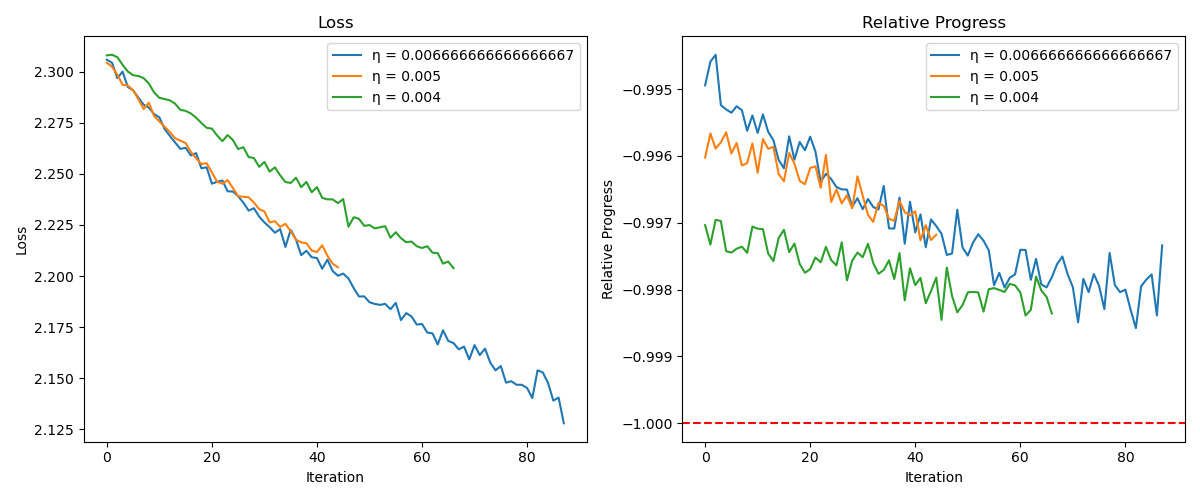

Source code (Python):
import torch
import torch.nn as nn
import torch.optim as optim
import torchvision
import torchvision.transforms as transforms
import matplotlib.pyplot as plt

# Device configuration
device = torch.device('cuda' if torch.cuda.is_available() else 'cpu')

# Hyperparameters
batch_size = 5000  # Full-batch
learning_rates = [2 / 300, 2 / 400, 2 / 500]
num_epochs = 20  # We will stop when accuracy reaches 95%

# CIFAR-10 dataset
transform = transforms.Compose([
    transforms.ToTensor(),
    transforms.Normalize((0.5, 0.5, 0.5), (0.5, 0.5, 0.5))
])

train_dataset = torchvision.datasets.CIFAR10(root='../data', train=True,
                                             transform=transform, download=True)
train_loader = torch.utils.data.DataLoader(dataset=train_dataset,
                                           batch_size=batch_size, shuffle=True)

# Neural Network with Tanh Activations
class TanhNet(nn.Module):
    def __init__(self):
        super(TanhNet, self).__init__()
        self.fc1 = nn.Linear(32*32*3, 200)
        self.fc2 = nn.Linear(200, 200)
        self.fc3 = nn.Linear(200, 10)
        self.tanh = nn.Tanh()

    def forward(self, x):
        x = x.view(x.size(0), -1)
        x = self.tanh(self.fc1(x))
        x = self.tanh(self.fc2(x))
        x = self.fc3(x)
        return x

# Function to calculate relative progress
def calculate_relative_progress(model, images, labels, criterion, learning_rate):
    model.eval()
    outputs = model(images)
    loss = criterion(outputs, labels)
    
    grads = torch.autograd.grad(loss, model.parameters(), create_graph=True)
    grads_flat = torch.cat([grad.view(-1) for grad in grads])
    
    new_model = TanhNet().to(device)
    new_model.load_state_dict(model.state_dict())
    
    with torch.no_grad():
        for param, grad in zip(new_model.parameters(), grads):
            param -= learning_rate * grad
    
    new_outputs = new_model(images)
    new_loss = criterion(new_outputs, labels)
    
    rp = (new_loss.item() - loss.item()) / (learning_rate * grads_flat.norm().item()**2)
    
    model.train()
    return rp

# Training Function
def train_model(model, train_loader, criterion, learning_rate, target_accuracy=95):
    optimizer = optim.SGD(model.parameters(), lr=learning_rate)
    loss_history = []
    rp_history = []
    accuracy = 0

    while accuracy < target_accuracy:
        for images, labels in train_loader:
            images = images.to(device)
            labels = labels.to(device)

            outputs = model(images)
            loss = criterion(outputs, labels)
            
            rp = calculate_relative_progress(model, images, labels, criterion, learning_rate)
            rp_history.append(rp)

            optimizer.zero_grad()
            loss.backward()
            optimizer.step()

            loss_history.append(loss.item())
            
            # Calculate accuracy
            _, predicted = torch.max(outputs.data, 1)
            total = labels.size(0)
            correct = (predicted == labels).sum().item()
            accuracy = (correct / total) * 100
            print(f'Accuracy: {accuracy:.2f}%', end='\r')
            if accuracy >= target_accuracy:
                break

    return loss_history, rp_history

criterion = nn.CrossEntropyLoss()

# Train the Tanh Network with different learning rates
results = {}

for lr in learning_rates:
    print(f"Training with learning rate: {lr}")
    tanh_model = TanhNet().to(device)
    loss_history, rp_history = train_model(tanh_model, train_loader, criterion, lr)
    results[lr] = (loss_history, rp_history)

# Plot the Results
iterations = {lr: list(range(len(results[lr][0]))) for lr in learning_rates}

plt.figure(figsize=(12, 5))

# Plot Loss
plt.subplot(1, 2, 1)
for lr in learning_rates:
    plt.plot(iterations[lr], results[lr][0], label=f'η = {lr}')
plt.xlabel('Iteration')
plt.ylabel('Loss')
plt.title('Loss')
plt.legend()

# Plot Relative Progress
plt.subplot(1, 2, 2)
for lr in learning_rates:
    plt.plot(iterations[lr], results[lr][1], label=f'η = {lr}')
plt.axhline(y=-1, color='r', linestyle='--')
plt.xlabel('Iteration')
plt.ylabel('Relative Progress')
plt.title('Relative Progress')
plt.legend()

plt.tight_layout()
plt.savefig('exp_2.png')
plt.show()
